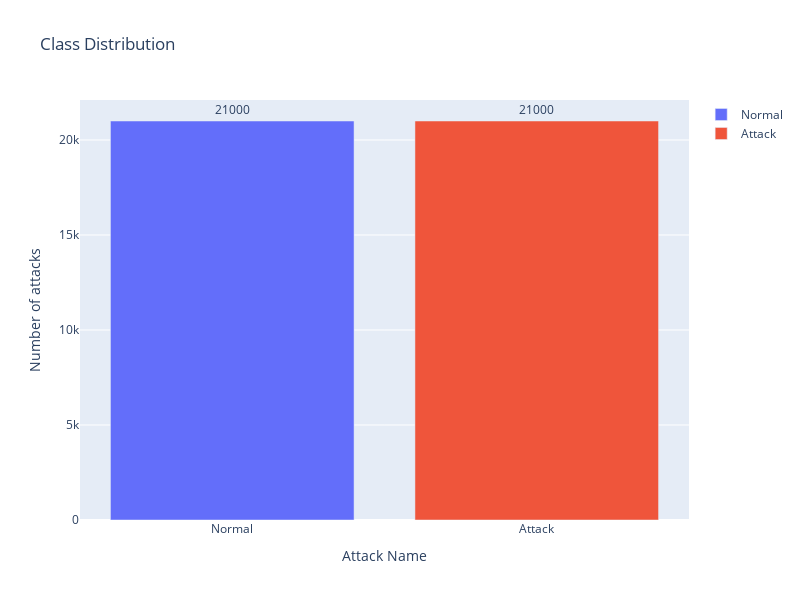

Write notebook code for a chart like this one.
### Code cell
fig = go.Figure(data=[
    go.Bar(name='Normal', 
           y=df_equal["label"].value_counts().values[0:1],
           x=['Normal'],
           text = df_equal["label"].value_counts()[0:1],
           orientation='v',
           textposition='outside',),
    go.Bar(name='Attack', 
           y=df_equal["label"].value_counts().values[1:2],
           x=['Attack'],
           text = df_equal["label"].value_counts()[1:2],
           orientation='v',
           textposition='outside',)
])
# Change the bar mode
fig.update_layout(
                  width=800,
                  height=600,
                  title=f'Class Distribution',
                  yaxis_title='Number of attacks',
                  xaxis_title='Attack Name',)
iplot(fig)

### Figure 1 — Plotly figure (JSON) as saved in the notebook; plotly's stock layout.template omitted (floating-point values rounded to 4 significant figures)
{"data": [{"name": "Normal", "orientation": "v", "text": [21000], "textposition": "outside", "type": "bar", "x": ["Normal"], "y": [21000]}, {"name": "Attack", "orientation": "v", "text": [21000], "textposition": "outside", "type": "bar", "x": ["Attack"], "y": [21000]}], "layout": {"height": 600, "title": {"text": "Class Distribution"}, "width": 800, "xaxis": {"title": {"text": "Attack Name"}}, "yaxis": {"title": {"text": "Number of attacks"}}}}
